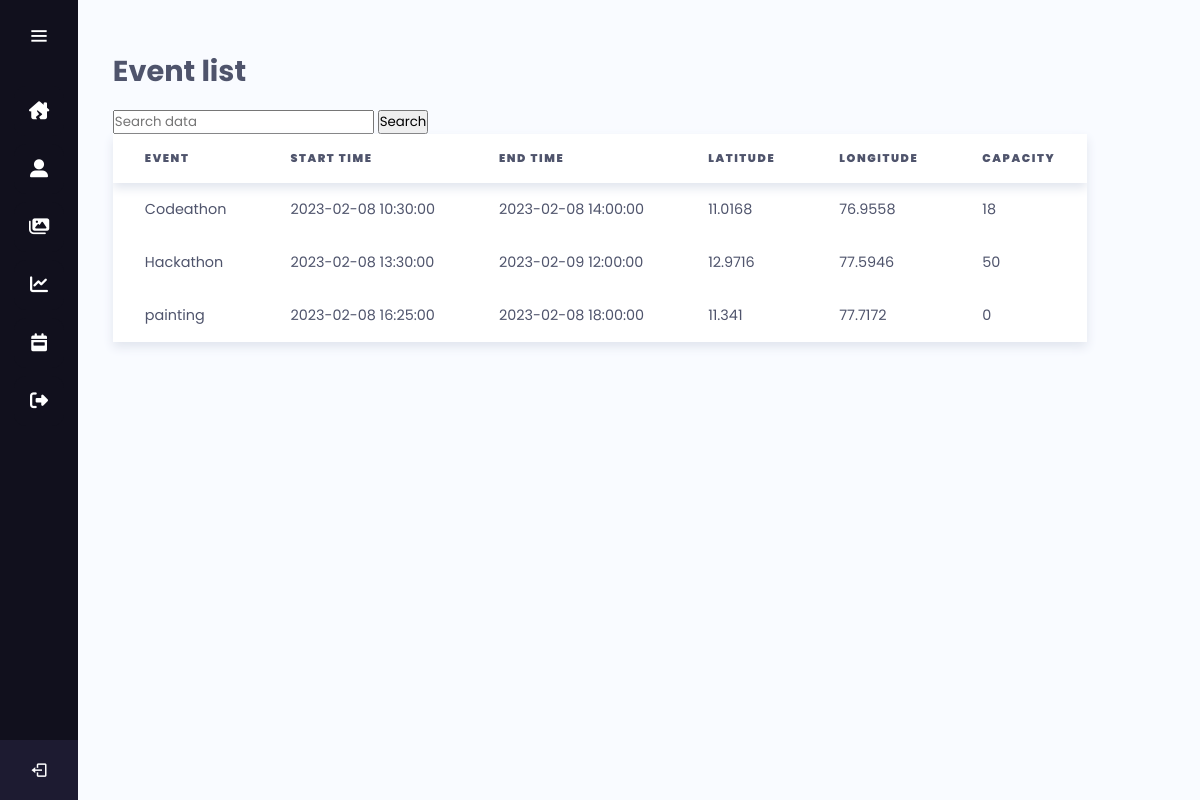
The page /reg_event.php on the database its author committed.
### tables this page shows
CREATE TABLE `event_details` (
  `name` varchar(255) NOT NULL,
  `start` datetime NOT NULL,
  `end` datetime NOT NULL,
  `lat` float NOT NULL,
  `lon` float NOT NULL,
  `capacity` int(11) DEFAULT NULL,
  `max` int(11) DEFAULT NULL
);

### reg_event.php (the view, shortened to what this page needs)
<?php
include 'reg_user_navbar.php';
?>
<!DOCTYPE html>
<html lang="en" dir="ltr">
<head>
  <link rel="stylesheet" href="admin_renewal_track.css">
  <link rel="stylesheet" href="admin_edit_user_style.php">
</head>
<body>
  <h1>Event list</h1><br>
  <form action="#modal" method="GET">
     <div class="input-group mb-3">
         <input type="text" name="search" required value="<?php if(isset($_GET['search'])){echo $_GET['search']; } ?>" class="form-control" placeholder="Search data">
         <button type="submit" class="btn btn-primary">Search</button>
     </div>
 </form>
  <table>
    <thead>
      <tr>
        <th>Event</th>
        <th>Start Time</th>
        <th>End Time</th>
        <th>Latitude</th>
        <th>Longitude</th>
        <th>Capacity</th>
      </tr>
    </thead>
    <tbody>
      <?php
        $query = "SELECT name, start, end, lat, lon, capacity FROM event_details;";
        $query_run = mysqli_query($conn, $query);
        if(mysqli_num_rows($query_run) > 0)
        {
            foreach($query_run as $items)
            {
                ?>
                <tr>
                    <td><?= $items['name']; ?></td>
                    <td><?= $items['start']; ?></td>
                    <td><?= $items['end']; ?></td>
                    <td><?= $items['lat']; ?></td>
                    <td><?= $items['lon']; ?></td>
                    <td><?= $items['capacity']; ?></td>
                </tr>
                <?php
            }
        }
        else
        {
            ?>
                <tr>
                    <td colspan="6">No Record Found</td>
                </tr>
            <?php
        }
?>
    </tbody>
  </table>
</body>
</html>

### reg_user_navbar.php (shortened to what this page needs)
<?php
$whoishe='reg_user';
?>
<!DOCTYPE html>
<html lang="en" dir="ltr">
  <head>
    <link rel="stylesheet" href="reg_user_navbar_style.php">
    <link href='https://unpkg.com/boxicons@2.0.7/css/boxicons.min.css' rel='stylesheet'>
   </head>
<body>
  <div class="sidebar">
    <div class="logo-details">
        <i class='bx bx-menu' id="btn" ></i>
    </div>
    <ul class="nav-list">
      <li>
        <a href="Home_page.php">
          <i class="fas fa-house-damage"></i>
        </a>
      </li>
      <?Php
      if($whoishe=='reg_user')
      {
        echo "      <li>";
        echo "       <a href='reg_user_profile.php'>";
        echo "         <i class='fas fa-user-alt'></i>";
        echo "       </a>";
        echo "      </li>";
        echo "     <li>";
        echo "       <a href='reg_event.php'>";
        echo "         <i class='fas fa-images'></i>";
        echo "       </a>";
        echo "     </li>";
      }
      ?>
      <li>
       <a href="delete_event.php">
       <i class="fas fa-chart-line"></i>
       </a>
     </li>
      <li>
       <a href="map.php">
       <i class="fas fa-calendar-week"></i>
       </a>
     </li>
     <li>
       <a href="logout.php" onclick="return confirm('Are you sure to logout')">
       <i class="fas fa-sign-out-alt"></i>
       </a>
     </li>
     <li class="profile">
         <i class='bx bx-log-out' id="log_out" ></i>
     </li>
    </ul>
  </div>
</body>
</html>

### admin_renewal_track.css (style rules this page uses)
*, *::before, *::after { box-sizing: border-box; margin: 0; padding: 0; }
body { font-family: Mukta, sans-serif; display: grid; justify-content: center; align-items: center; color: #4f546c; font-size: 0.9rem; background-color: #f9fbff; overflow: scroll; padding: 50px 10px; }
table { border-collapse: collapse; box-shadow: 0 5px 10px #e1e5ee; background-color: white; text-align: left; overflow: hidden; }
thead { box-shadow: 0 5px 10px #e1e5ee; }
th { padding: 1rem 2rem; text-transform: uppercase; letter-spacing: 0.1rem; font-size: 0.7rem; font-weight: 900; }
td { padding: 1rem 2rem; }
a { text-decoration: none; color: #2962ff; }

### rows shown on the page
event_details: name "Codeathon", start "2023-02-08 10:30:00", end "2023-02-08 14:00:00", lat "11.0168", lon "76.9558", capacity "18"
event_details: name "Hackathon", start "2023-02-08 13:30:00", end "2023-02-09 12:00:00", lat "12.9716", lon "77.5946", capacity "50"
event_details: name "painting", start "2023-02-08 16:25:00", end "2023-02-08 18:00:00", lat "11.341", lon "77.7172", capacity "0"
